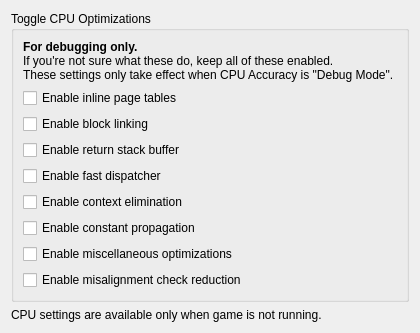
<?xml version="1.0" encoding="UTF-8"?>
<ui version="4.0">
 <class>ConfigureCpuDebug</class>
 <widget class="QWidget" name="ConfigureCpuDebug">
  <property name="geometry">
   <rect>
    <x>0</x>
    <y>0</y>
    <width>400</width>
    <height>321</height>
   </rect>
  </property>
  <property name="windowTitle">
   <string>Form</string>
  </property>
  <layout class="QVBoxLayout">
   <item>
    <layout class="QVBoxLayout">
     <item>
      <widget class="QGroupBox">
       <property name="title">
        <string>Toggle CPU Optimizations</string>
       </property>
       <layout class="QVBoxLayout">
        <item>
         <widget class="QLabel">
          <property name="wordWrap">
            <bool>1</bool>
          </property>
          <property name="text">
           <string>
            &lt;div&gt;
            &lt;b&gt;For debugging only.&lt;/b&gt;
            &lt;br&gt;
            If you're not sure what these do, keep all of these enabled.
            &lt;br&gt;
            These settings only take effect when CPU Accuracy is "Debug Mode".
            &lt;/div&gt;
           </string>
          </property>
         </widget>
        </item>
        <item>
         <widget class="QCheckBox" name="cpuopt_page_tables">
          <property name="text">
           <string>Enable inline page tables</string>
          </property>
          <property name="toolTip">
           <string>
            &lt;div style="white-space: nowrap"&gt;This optimization speeds up memory accesses by the guest program.&lt;/div&gt;
            &lt;div style="white-space: nowrap"&gt;Enabling it inlines accesses to PageTable::pointers into emitted code.&lt;/div&gt;
            &lt;div style="white-space: nowrap"&gt;Disabling this forces all memory accesses to go through the Memory::Read/Memory::Write functions.&lt;/div&gt;
           </string>
          </property>
         </widget>
        </item>
        <item>
         <widget class="QCheckBox" name="cpuopt_block_linking">
          <property name="text">
           <string>Enable block linking</string>
          </property>
          <property name="toolTip">
           <string>
            &lt;div&gt;This optimization avoids dispatcher lookups by allowing emitted basic blocks to jump directly to other basic blocks if the destination PC is static.&lt;/div&gt;
           </string>
          </property>
         </widget>
        </item>
        <item>
         <widget class="QCheckBox" name="cpuopt_return_stack_buffer">
          <property name="text">
           <string>Enable return stack buffer</string>
          </property>
          <property name="toolTip">
           <string>
            &lt;div&gt;This optimization avoids dispatcher lookups by keeping track potential return addresses of BL instructions. This approximates what happens with a return stack buffer on a real CPU.&lt;/div&gt;
           </string>
          </property>
         </widget>
        </item>
        <item>
         <widget class="QCheckBox" name="cpuopt_fast_dispatcher">
          <property name="text">
           <string>Enable fast dispatcher</string>
          </property>
          <property name="toolTip">
           <string>
            &lt;div&gt;Enable a two-tiered dispatch system. A faster dispatcher written in assembly has a small MRU cache of jump destinations is used first. If that fails, dispatch falls back to the slower C++ dispatcher.&lt;/div&gt;
           </string>
          </property>
         </widget>
        </item>
        <item>
         <widget class="QCheckBox" name="cpuopt_context_elimination">
          <property name="text">
           <string>Enable context elimination</string>
          </property>
          <property name="toolTip">
           <string>
            &lt;div&gt;Enables an IR optimization that reduces unnecessary accesses to the CPU context structure.&lt;/div&gt;
           </string>
          </property>
         </widget>
        </item>
        <item>
         <widget class="QCheckBox" name="cpuopt_const_prop">
          <property name="text">
           <string>Enable constant propagation</string>
          </property>
          <property name="toolTip">
           <string>
            &lt;div&gt;Enables IR optimizations that involve constant propagation.&lt;/div&gt;
           </string>
          </property>
         </widget>
        </item>
        <item>
         <widget class="QCheckBox" name="cpuopt_misc_ir">
          <property name="text">
           <string>Enable miscellaneous optimizations</string>
          </property>
          <property name="toolTip">
           <string>
            &lt;div&gt;Enables miscellaneous IR optimizations.&lt;/div&gt;
           </string>
          </property>
         </widget>
        </item>
        <item>
         <widget class="QCheckBox" name="cpuopt_reduce_misalign_checks">
          <property name="text">
           <string>Enable misalignment check reduction</string>
          </property>
          <property name="toolTip">
           <string>
            &lt;div style="white-space: nowrap"&gt;When enabled, a misalignment is only triggered when an access crosses a page boundary.&lt;/div&gt;
            &lt;div style="white-space: nowrap"&gt;When disabled, a misalignment is triggered on all misaligned accesses.&lt;/div&gt;
           </string>
          </property>
         </widget>
        </item>
       </layout>
      </widget>
     </item>
    </layout>
   </item>
   <item>
    <spacer name="verticalSpacer">
     <property name="orientation">
      <enum>Qt::Vertical</enum>
     </property>
     <property name="sizeHint" stdset="0">
      <size>
       <width>20</width>
       <height>40</height>
      </size>
     </property>
    </spacer>
   </item>
   <item>
    <widget class="QLabel" name="label_disable_info">
     <property name="text">
      <string>CPU settings are available only when game is not running.</string>
     </property>
     <property name="wordWrap">
      <bool>true</bool>
     </property>
    </widget>
   </item>
  </layout>
 </widget>
 <resources/>
 <connections/>
</ui>
